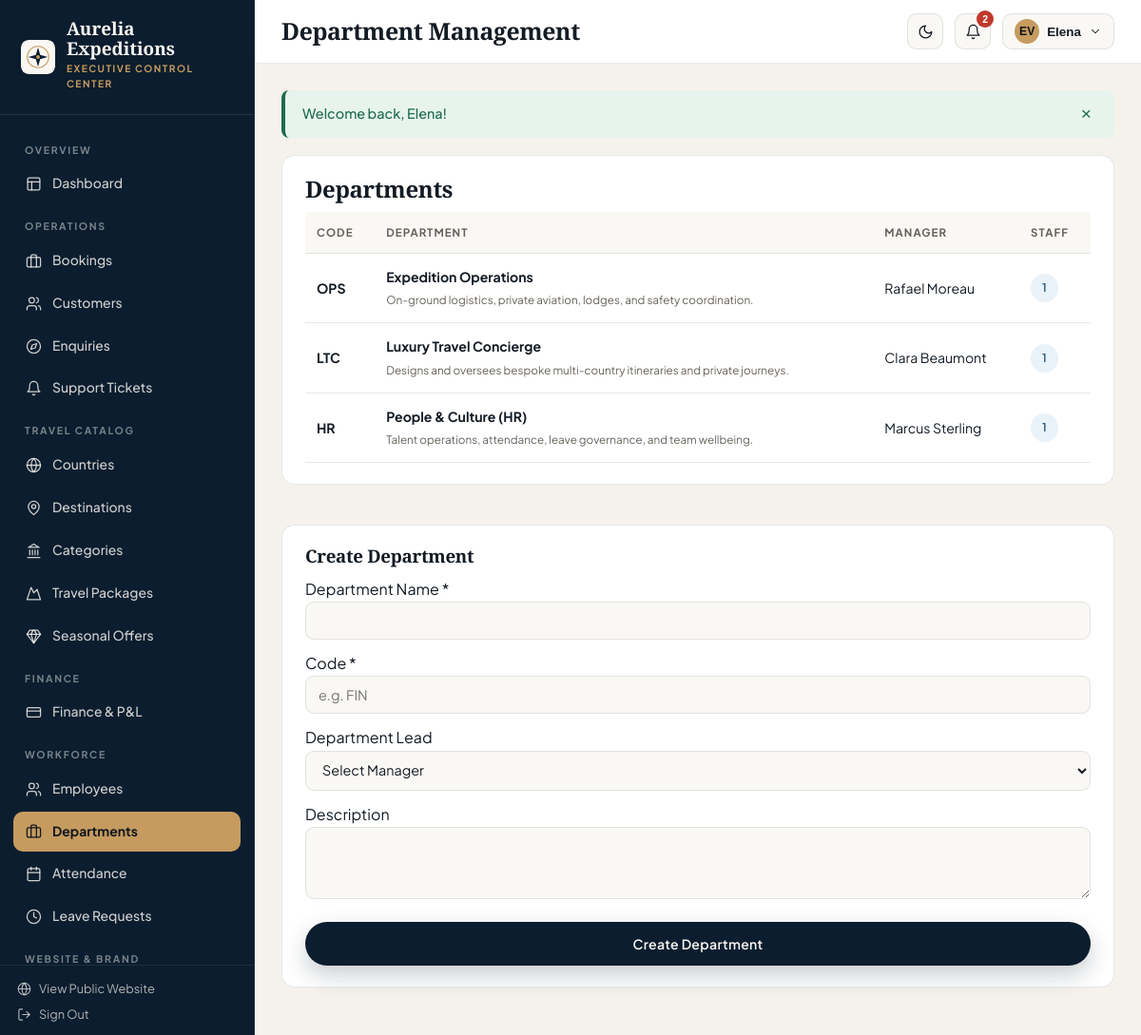
/admin/departments (signed in), run on the app's committed database.
### tables this page shows
CREATE TABLE `users` (
  `id` INT UNSIGNED NOT NULL AUTO_INCREMENT,
  `uuid` CHAR(36) NOT NULL,
  `first_name` VARCHAR(80) NOT NULL,
  `last_name` VARCHAR(80) NOT NULL,
  `email` VARCHAR(160) NOT NULL,
  `phone` VARCHAR(40) NULL,
  `password_hash` VARCHAR(255) NOT NULL,
  `avatar` VARCHAR(255) NULL,
  `status` ENUM('active','inactive','blocked') NOT NULL DEFAULT 'active',
  `email_verified_at` DATETIME NULL,
  `last_login_at` DATETIME NULL,
  `created_at` TIMESTAMP NOT NULL DEFAULT CURRENT_TIMESTAMP,
  `updated_at` TIMESTAMP NOT NULL DEFAULT CURRENT_TIMESTAMP ON UPDATE CURRENT_TIMESTAMP,
  `deleted_at` DATETIME NULL,
  PRIMARY KEY (`id`),
  UNIQUE KEY `uq_users_uuid` (`uuid`),
  UNIQUE KEY `uq_users_email` (`email`),
  KEY `idx_users_status` (`status`)
);

CREATE TABLE `departments` (
  `id` INT UNSIGNED NOT NULL AUTO_INCREMENT,
  `name` VARCHAR(100) NOT NULL,
  `code` VARCHAR(20) NOT NULL,
  `description` TEXT NULL,
  `manager_user_id` INT UNSIGNED NULL,
  `is_active` TINYINT(1) NOT NULL DEFAULT 1,
  `created_at` TIMESTAMP NOT NULL DEFAULT CURRENT_TIMESTAMP,
  `updated_at` TIMESTAMP NOT NULL DEFAULT CURRENT_TIMESTAMP ON UPDATE CURRENT_TIMESTAMP,
  PRIMARY KEY (`id`),
  UNIQUE KEY `uq_departments_name` (`name`),
  UNIQUE KEY `uq_departments_code` (`code`),
  CONSTRAINT `fk_dept_manager` FOREIGN KEY (`manager_user_id`) REFERENCES `users` (`id`) ON DELETE SET NULL
);

### views/hr/departments.php (the view, shortened to what the rows shown need)
<div class="dash-grid-2" style="grid-template-columns:1.35fr 0.9fr;">
    <div class="panel-card">
        <h2>Departments</h2>
        <div class="table-wrap">
            <table class="data-table">
                <thead><tr><th>Code</th><th>Department</th><th>Manager</th><th>Staff</th></tr></thead>
                <tbody>
                    <?php foreach ($departments as $d): ?>
                        <tr>
                            <td><strong><?= e($d['code']) ?></strong></td>
                            <td><strong><?= e($d['name']) ?></strong><br><small style="color:var(--dash-muted);"><?= e($d['description']) ?></small></td>
                            <td><?= e($d['manager_name'] ?: 'Unassigned') ?></td>
                            <td><span class="badge-pill badge-info"><?= (int) $d['headcount'] ?></span></td>
                        </tr>
                    <?php endforeach; ?>
                </tbody>
            </table>
        </div>
    </div>
    <div class="panel-card">
        <h3>Create Department</h3>
        <form method="POST" action="<?= url($prefix . '/departments/create') ?>">
            <div style="margin-bottom:12px;"><label class="form-label-editorial">Department Name *</label><input type="text" name="name" required class="dash-input"></div>
            <div style="margin-bottom:12px;"><label class="form-label-editorial">Code *</label><input type="text" name="code" required class="dash-input" placeholder="e.g. FIN"></div>
            <div style="margin-bottom:12px;">
                <label class="form-label-editorial">Department Lead</label>
                <select name="manager_user_id" class="dash-select">
                    <option value="">Select Manager</option>
                </select>
            </div>
            <div style="margin-bottom:16px;"><label class="form-label-editorial">Description</label><textarea name="description" rows="3" class="dash-textarea"></textarea></div>
            <button type="submit" class="btn-brand btn-brand-primary" style="width:100%;">Create Department</button>
        </form>
    </div>
</div>

### core/Router.php (shortened to what the rows shown need)
<?php
class Router
{
    private array $routes = [];
    public function addRoute(string $method, string $path, callable|array $handler, array $middleware = []): void
    {
        $normalized = '/' . trim($path, '/');
        if ($normalized !== '/') {
            $normalized = rtrim($normalized, '/');
        }
        $pattern = preg_replace('#\{([a-zA-Z_][a-zA-Z0-9_]*)\}#', '(?P<$1>[^/]+)', $normalized);
        $regex = '#^' . $pattern . '$#';
        $this->routes[] = [
            'method' => strtoupper($method),
            'path' => $normalized,
            'regex' => $regex,
            'handler' => $handler,
            'middleware' => $middleware,
        ];
    }
    public function dispatch(string $requestUri, string $requestMethod): void
    {
        $path = parse_url($requestUri, PHP_URL_PATH) ?? '/';
        $basePath = base_path();
        if ($basePath !== '' && str_starts_with($path, $basePath)) {
            $path = substr($path, strlen($basePath));
        }
        $path = '/' . trim($path, '/');
        if ($path !== '/') {
            $path = rtrim($path, '/');
        }
        $method = strtoupper($requestMethod);
        foreach ($this->routes as $route) {
            if ($route['method'] !== $method) {
                continue;
            }
            if (preg_match($route['regex'], $path, $matches)) {
                $params = [];
                foreach ($route['middleware'] as $mw) {
                    if (is_callable($mw)) {
                        $mw($params);
                    } elseif (is_string($mw) && class_exists($mw)) {
                        (new $mw())->handle($params);
                    } elseif (is_array($mw) && isset($mw[0]) && class_exists($mw[0])) {
                        $instance = new $mw[0]();
                        $args = array_slice($mw, 1);
                        $instance->handle($params, ...$args);
                    }
                }
                $handler = $route['handler'];
                if (is_array($handler)) {
                    [$controllerClass, $action] = $handler;
                    $controller = new $controllerClass();
                    $controller->$action($params);
                    return;
                }
                return;
            }
        }
    }
}

### views/layouts/dashboard.php (shortened to what the rows shown need)
<?php
$brand = \App\Services\BrandingService::getAll();
$user = \Core\Auth::user();
$portal = $portal ?? 'admin';
$isPreview = !empty($brand['is_previewing']);
$unreadCount = $user ? \App\Services\NotificationService::unreadCount((int) $user['id']) : 0;
$portalLabel = match ($portal) {
    'hr' => 'HR Operations Portal',
    'employee' => 'Specialist Workspace',
    'customer' => 'Traveller Portal',
    default => 'Executive Control Center',
};
?>
<!DOCTYPE html>
<html lang="en">
<head>
    <link rel="stylesheet" href="<?= asset('css/design-system.css') ?>">
    <link rel="stylesheet" href="<?= asset('css/dashboard.css') ?>">
</head>
<body class="portal-<?= e($portal) ?> <?= $isPreview ? 'has-preview-ribbon' : '' ?>">
<div class="dash-shell">
    <aside class="dash-sidebar">
        <a href="<?= url('/' . ($portal === 'admin' ? 'admin' : $portal)) ?>" class="sidebar-brand">
            <img src="<?= e(brand_logo('light')) ?>" alt="<?= e($brand['website_name']) ?>">
            <div>
                <div style="font-family:var(--font-display);font-size:1.18rem;font-weight:700;color:#FAF7F2;line-height:1.1;">
                    <?= e($brand['website_name']) ?>
                </div>
                <span class="sidebar-portal-tag"><?= e($portalLabel) ?></span>
            </div>
        </a>
        <div class="sidebar-scroll">
            <?php if ($portal === 'admin'): ?>
                <div class="sidebar-group-label">Overview</div>
                <a href="<?= url('/admin') ?>" class="sidebar-link <?= current_route_path() === '/admin' ? 'active' : '' ?>"><?= svg_icon('layout', 17) ?> Dashboard</a>
                <?php if (can('bookings.view')): ?>
                    <div class="sidebar-group-label">Operations</div>
                    <a href="<?= url('/admin/bookings') ?>" class="sidebar-link <?= is_active_nav('/admin/bookings') ?>"><?= svg_icon('briefcase', 17) ?> Bookings</a>
                <?php endif; ?>
                <?php if (can('customers.view')): ?>
                    <a href="<?= url('/admin/customers') ?>" class="sidebar-link <?= is_active_nav('/admin/customers') ?>"><?= svg_icon('users', 17) ?> Customers</a>
                <?php endif; ?>
                <?php if (can('enquiries.view')): ?>
                    <a href="<?= url('/admin/enquiries') ?>" class="sidebar-link <?= is_active_nav('/admin/enquiries') ?>"><?= svg_icon('compass', 17) ?> Enquiries</a>
                <?php endif; ?>
                <?php if (can('support.manage')): ?>
                    <a href="<?= url('/admin/support') ?>" class="sidebar-link <?= is_active_nav('/admin/support') ?>"><?= svg_icon('bell', 17) ?> Support Tickets</a>
                <?php endif; ?>
                <?php if (can('packages.view') || can('destinations.view') || can('categories.view')): ?>
                    <div class="sidebar-group-label">Travel Catalog</div>
                    <?php if (can('destinations.view')): ?>
                        <a href="<?= url('/admin/countries') ?>" class="sidebar-link <?= is_active_nav('/admin/countries') ?>"><?= svg_icon('globe', 17) ?> Countries</a>
                        <a href="<?= url('/admin/destinations') ?>" class="sidebar-link <?= is_active_nav('/admin/destinations') ?>"><?= svg_icon('map-pin', 17) ?> Destinations</a>
                    <?php endif; ?>
                    <?php if (can('categories.view')): ?>
                        <a href="<?= url('/admin/categories') ?>" class="sidebar-link <?= is_active_nav('/admin/categories') ?>"><?= svg_icon('landmark', 17) ?> Categories</a>
                    <?php endif; ?>
                    <?php if (can('packages.view')): ?>
                        <a href="<?= url('/admin/packages') ?>" class="sidebar-link <?= is_active_nav('/admin/packages') ?>"><?= svg_icon('mountain', 17) ?> Travel Packages</a>
                    <?php endif; ?>
                    <?php if (can('offers.manage')): ?>
                        <a href="<?= url('/admin/offers') ?>" class="sidebar-link <?= is_active_nav('/admin/offers') ?>"><?= svg_icon('gem', 17) ?> Seasonal Offers</a>
                    <?php endif; ?>
                <?php endif; ?>
                <?php if (can('finance.view')): ?>
                    <div class="sidebar-group-label">Finance</div>
                    <a href="<?= url('/admin/finance') ?>" class="sidebar-link <?= is_active_nav('/admin/finance') ?>"><?= svg_icon('credit-card', 17) ?> Finance &amp; P&amp;L</a>
                <?php endif; ?>
                <?php if (can('employees.view')): ?>
                    <div class="sidebar-group-label">Workforce</div>
                    <a href="<?= url('/admin/employees') ?>" class="sidebar-link <?= is_active_nav('/admin/employees') ?>"><?= svg_icon('users', 17) ?> Employees</a>
                    <a href="<?= url('/admin/departments') ?>" class="sidebar-link <?= is_active_nav('/admin/departments') ?>"><?= svg_icon('briefcase', 17) ?> Departments</a>
                    <a href="<?= url('/admin/attendance') ?>" class="sidebar-link <?= is_active_nav('/admin/attendance') ?>"><?= svg_icon('calendar', 17) ?> Attendance</a>
                    <a href="<?= url('/admin/leaves') ?>" class="sidebar-link <?= is_active_nav('/admin/leaves') ?>"><?= svg_icon('clock', 17) ?> Leave Requests</a>
                <?php endif; ?>
                <?php if (can('branding.view') || can('website.view') || can('seo.manage')): ?>
                    <div class="sidebar-group-label">Website &amp; Brand</div>
                <?php endif; ?>
            <?php endif; ?>
        </div>
        <div class="sidebar-footer">
            <a href="<?= url('/') ?>" style="display:flex;align-items:center;gap:8px;opacity:0.85;margin-bottom:8px;">
                <?= svg_icon('globe', 15) ?> View Public Website
            </a>
            <form method="POST" action="<?= url('/logout') ?>" style="margin:0;">
                <button type="submit" style="background:none;border:none;color:inherit;padding:0;cursor:pointer;display:flex;align-items:center;gap:8px;font-family:inherit;font-size:inherit;opacity:0.85;">
                    <?= svg_icon('log-out', 15) ?> Sign Out
                </button>
            </form>
        </div>
    </aside>
    <div class="dash-main">
        <header class="dash-topbar">
            <div class="topbar-left">
                <h1 class="topbar-title"><?= e($pageTitle ?? 'Dashboard') ?></h1>
            </div>
            <div class="topbar-actions">
                <button type="button" class="icon-btn" data-theme-toggle title="Toggle light/dark mode" aria-label="Toggle theme">
                    <?= svg_icon('moon', 17) ?>
                </button>
                <div class="dropdown-wrap">
                    <button type="button" class="icon-btn" data-dropdown-btn="notif-popover" aria-label="Notifications">
                        <?= svg_icon('bell', 17) ?>
                        <?php if ($unreadCount > 0): ?>
                            <span class="notif-dot"><?= $unreadCount > 9 ? '9+' : $unreadCount ?></span>
                        <?php endif; ?>
                    </button>
                </div>
                <div class="dropdown-wrap">
                    <button type="button" class="icon-btn" style="width:auto;padding:0 12px;gap:8px;" data-dropdown-btn="profile-popover">
                        <span style="width:26px;height:26px;border-radius:50%;background:var(--brand-accent);color:#111;display:inline-flex;align-items:center;justify-content:center;font-weight:700;font-size:0.76rem;">
                            <?= e(strtoupper(substr($user['first_name'] ?? 'U', 0, 1) . substr($user['last_name'] ?? '', 0, 1))) ?>
                        </span>
                        <span style="font-size:0.84rem;font-weight:600;"><?= e($user['first_name'] ?? 'Account') ?></span>
                        <?= svg_icon('chevron-down', 14) ?>
                    </button>
                </div>
            </div>
        </header>
        <main class="dash-content">
            <?php require BASE_PATH . '/views/partials/flash.php'; ?>
            <?= $content ?>
        </main>
    </div>
</div>
</body>
</html>

### data on the page
users: first_name+last_name "EV", first_name "Elena"
departments: code "OPS", name "Expedition Operations", description "On-ground logistics, private aviation, lodges, and safety coordination.", manager_name "Rafael Moreau", headcount "1"
departments: code "LTC", name "Luxury Travel Concierge", description "Designs and oversees bespoke multi-country itineraries and private journeys.", manager_name "Clara Beaumont", headcount "1"
departments: code "HR", name "People & Culture (HR)", description "Talent operations, attendance, leave governance, and team wellbeing.", manager_name "Marcus Sterling", headcount "1"

### other printed values
$unreadCount "2"
$msg "Welcome back, Elena!"
